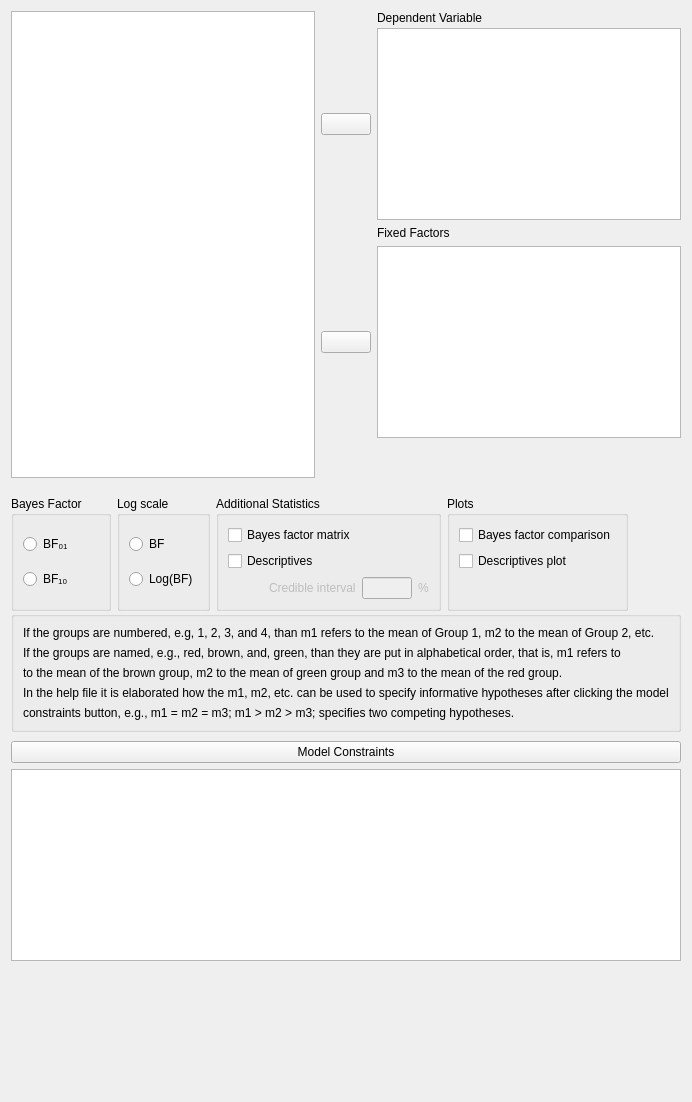
<?xml version="1.0" encoding="UTF-8"?>
<ui version="4.0">
 <class>BainAnovaBayesianForm</class>
 <widget class="QWidget" name="BainAnovaBayesianForm">
  <property name="geometry">
   <rect>
    <x>0</x>
    <y>0</y>
    <width>655</width>
    <height>1102</height>
   </rect>
  </property>
  <property name="sizePolicy">
   <sizepolicy hsizetype="Fixed" vsizetype="Preferred">
    <horstretch>0</horstretch>
    <verstretch>0</verstretch>
   </sizepolicy>
  </property>
  <property name="windowTitle">
   <string>Form</string>
  </property>
  <layout class="QGridLayout" name="gridLayout">
   <property name="verticalSpacing">
    <number>0</number>
   </property>
   <item row="6" column="0">
    <spacer name="verticalSpacer_4">
     <property name="orientation">
      <enum>Qt::Vertical</enum>
     </property>
     <property name="sizeHint" stdset="0">
      <size>
       <width>20</width>
       <height>40</height>
      </size>
     </property>
    </spacer>
   </item>
   <item row="5" column="0">
    <widget class="QWidget" name="constraintsWidget" native="true">
     <layout class="QGridLayout" name="gridLayout_10">
      <property name="leftMargin">
       <number>0</number>
      </property>
      <property name="rightMargin">
       <number>0</number>
      </property>
      <property name="bottomMargin">
       <number>3</number>
      </property>
      <item row="2" column="0">
       <widget class="ExpanderButton" name="constraintsExpander">
        <property name="text">
         <string>Model Constraints</string>
        </property>
       </widget>
      </item>
      <item row="4" column="0">
       <widget class="QWidget" name="model_constraints" native="true">
        <layout class="QGridLayout" name="gridLayout_15">
         <property name="leftMargin">
          <number>0</number>
         </property>
         <property name="topMargin">
          <number>0</number>
         </property>
         <property name="rightMargin">
          <number>0</number>
         </property>
         <property name="bottomMargin">
          <number>0</number>
         </property>
         <item row="0" column="1">
          <widget class="BainTextEdit" name="model"/>
         </item>
        </layout>
       </widget>
      </item>
     </layout>
    </widget>
   </item>
   <item row="1" column="0">
    <widget class="QWidget" name="widget_10" native="true">
     <property name="sizePolicy">
      <sizepolicy hsizetype="Fixed" vsizetype="Fixed">
       <horstretch>0</horstretch>
       <verstretch>0</verstretch>
      </sizepolicy>
     </property>
     <layout class="QGridLayout" name="gridLayout_4">
      <property name="leftMargin">
       <number>0</number>
      </property>
      <property name="rightMargin">
       <number>0</number>
      </property>
      <property name="bottomMargin">
       <number>0</number>
      </property>
      <item row="0" column="1">
       <widget class="BoundGroupBox" name="logScale">
        <property name="title">
         <string>Log scale</string>
        </property>
        <layout class="QGridLayout" name="gridLayout_11">
         <item row="0" column="0">
          <widget class="QRadioButton" name="BF">
           <property name="text">
            <string>BF</string>
           </property>
          </widget>
         </item>
         <item row="1" column="0">
          <widget class="QRadioButton" name="logBF">
           <property name="text">
            <string>Log(BF)</string>
           </property>
          </widget>
         </item>
        </layout>
       </widget>
      </item>
      <item row="0" column="0">
       <widget class="BoundGroupBox" name="bayesFactorType">
        <property name="sizePolicy">
         <sizepolicy hsizetype="Preferred" vsizetype="Minimum">
          <horstretch>0</horstretch>
          <verstretch>0</verstretch>
         </sizepolicy>
        </property>
        <property name="title">
         <string>Bayes Factor</string>
        </property>
        <property name="flat">
         <bool>false</bool>
        </property>
        <layout class="QGridLayout" name="gridLayout_13">
         <item row="1" column="0">
          <widget class="QRadioButton" name="_1">
           <property name="text">
            <string>BF₀₁</string>
           </property>
          </widget>
         </item>
         <item row="2" column="0">
          <widget class="QRadioButton" name="_2">
           <property name="text">
            <string>BF₁₀</string>
           </property>
          </widget>
         </item>
        </layout>
       </widget>
      </item>
      <item row="0" column="3">
       <widget class="BoundGroupBox" name="groupBox_2">
        <property name="title">
         <string>Plots</string>
        </property>
        <layout class="QFormLayout" name="formLayout">
         <item row="0" column="0">
          <widget class="BoundCheckBox" name="BFplot">
           <property name="text">
            <string>Bayes factor comparison</string>
           </property>
          </widget>
         </item>
         <item row="1" column="0">
          <widget class="BoundCheckBox" name="plotDescriptives">
           <property name="text">
            <string>Descriptives plot</string>
           </property>
          </widget>
         </item>
        </layout>
       </widget>
      </item>
      <item row="0" column="2">
       <widget class="GroupBox" name="groupBox_3">
        <property name="title">
         <string>Additional Statistics</string>
        </property>
        <layout class="QGridLayout" name="gridLayout_2">
         <item row="0" column="0" colspan="2">
          <widget class="BoundCheckBox" name="BFmatrix">
           <property name="text">
            <string>Bayes factor matrix</string>
           </property>
          </widget>
         </item>
         <item row="1" column="0" colspan="2">
          <widget class="BoundCheckBox" name="descriptives">
           <property name="text">
            <string>Descriptives</string>
           </property>
          </widget>
         </item>
         <item row="2" column="0">
          <spacer name="horizontalSpacer">
           <property name="orientation">
            <enum>Qt::Horizontal</enum>
           </property>
           <property name="sizeHint" stdset="0">
            <size>
             <width>20</width>
             <height>20</height>
            </size>
           </property>
          </spacer>
         </item>
         <item row="2" column="1">
          <widget class="QLabel" name="label_3">
           <property name="enabled">
            <bool>false</bool>
           </property>
           <property name="text">
            <string>Credible interval</string>
           </property>
          </widget>
         </item>
         <item row="2" column="2">
          <widget class="BoundTextBox" name="CredibleInterval">
           <property name="enabled">
            <bool>false</bool>
           </property>
           <property name="maximumSize">
            <size>
             <width>50</width>
             <height>16777215</height>
            </size>
           </property>
          </widget>
         </item>
         <item row="2" column="3">
          <widget class="QLabel" name="label_4">
           <property name="enabled">
            <bool>false</bool>
           </property>
           <property name="text">
            <string>%</string>
           </property>
          </widget>
         </item>
        </layout>
       </widget>
      </item>
     </layout>
    </widget>
   </item>
   <item row="0" column="0">
    <widget class="QWidget" name="topWidget" native="true">
     <property name="sizePolicy">
      <sizepolicy hsizetype="Preferred" vsizetype="Fixed">
       <horstretch>0</horstretch>
       <verstretch>0</verstretch>
      </sizepolicy>
     </property>
     <layout class="QGridLayout" name="gridLayout_3">
      <property name="leftMargin">
       <number>0</number>
      </property>
      <property name="topMargin">
       <number>0</number>
      </property>
      <property name="rightMargin">
       <number>0</number>
      </property>
      <property name="verticalSpacing">
       <number>3</number>
      </property>
      <item row="0" column="0" rowspan="8">
       <widget class="AvailableFieldsListView" name="listAvailableFields">
        <property name="sizePolicy">
         <sizepolicy hsizetype="Expanding" vsizetype="Preferred">
          <horstretch>0</horstretch>
          <verstretch>0</verstretch>
         </sizepolicy>
        </property>
        <property name="minimumSize">
         <size>
          <width>210</width>
          <height>0</height>
         </size>
        </property>
        <property name="maximumSize">
         <size>
          <width>16777215</width>
          <height>16777215</height>
         </size>
        </property>
        <property name="selectionMode">
         <enum>QAbstractItemView::ExtendedSelection</enum>
        </property>
       </widget>
      </item>
      <item row="0" column="2">
       <widget class="QLabel" name="label">
        <property name="text">
         <string>Dependent Variable</string>
        </property>
       </widget>
      </item>
      <item row="1" column="2">
       <widget class="boundSingleItemView" name="dependent">
        <property name="sizePolicy">
         <sizepolicy hsizetype="Expanding" vsizetype="Fixed">
          <horstretch>0</horstretch>
          <verstretch>0</verstretch>
         </sizepolicy>
        </property>
        <property name="minimumSize">
         <size>
          <width>0</width>
          <height>0</height>
         </size>
        </property>
        <property name="maximumSize">
         <size>
          <width>16777215</width>
          <height>16777215</height>
         </size>
        </property>
        <property name="selectionMode">
         <enum>QAbstractItemView::ExtendedSelection</enum>
        </property>
       </widget>
      </item>
      <item row="3" column="2">
       <widget class="QLabel" name="label_2">
        <property name="text">
         <string>Fixed Factors</string>
        </property>
       </widget>
      </item>
      <item row="1" column="1">
       <widget class="AssignButton" name="buttonAssignDependent">
        <property name="sizePolicy">
         <sizepolicy hsizetype="Fixed" vsizetype="Fixed">
          <horstretch>0</horstretch>
          <verstretch>0</verstretch>
         </sizepolicy>
        </property>
        <property name="minimumSize">
         <size>
          <width>50</width>
          <height>0</height>
         </size>
        </property>
        <property name="maximumSize">
         <size>
          <width>50</width>
          <height>16777215</height>
         </size>
        </property>
        <property name="text">
         <string/>
        </property>
       </widget>
      </item>
      <item row="7" column="2">
       <spacer name="verticalSpacer_5">
        <property name="orientation">
         <enum>Qt::Vertical</enum>
        </property>
        <property name="sizeHint" stdset="0">
         <size>
          <width>20</width>
          <height>40</height>
         </size>
        </property>
       </spacer>
      </item>
      <item row="5" column="2" rowspan="2">
       <widget class="boundSingleItemView" name="fixedFactors">
        <property name="sizePolicy">
         <sizepolicy hsizetype="Expanding" vsizetype="Fixed">
          <horstretch>0</horstretch>
          <verstretch>0</verstretch>
         </sizepolicy>
        </property>
        <property name="minimumSize">
         <size>
          <width>0</width>
          <height>0</height>
         </size>
        </property>
        <property name="maximumSize">
         <size>
          <width>16777215</width>
          <height>16777215</height>
         </size>
        </property>
        <property name="selectionMode">
         <enum>QAbstractItemView::ExtendedSelection</enum>
        </property>
       </widget>
      </item>
      <item row="7" column="1">
       <spacer name="verticalSpacer_2">
        <property name="orientation">
         <enum>Qt::Vertical</enum>
        </property>
        <property name="sizeHint" stdset="0">
         <size>
          <width>20</width>
          <height>0</height>
         </size>
        </property>
       </spacer>
      </item>
      <item row="5" column="1" rowspan="2">
       <widget class="AssignButton" name="buttonAssignFixed">
        <property name="sizePolicy">
         <sizepolicy hsizetype="Fixed" vsizetype="Fixed">
          <horstretch>0</horstretch>
          <verstretch>0</verstretch>
         </sizepolicy>
        </property>
        <property name="minimumSize">
         <size>
          <width>50</width>
          <height>0</height>
         </size>
        </property>
        <property name="maximumSize">
         <size>
          <width>50</width>
          <height>16777215</height>
         </size>
        </property>
        <property name="text">
         <string/>
        </property>
       </widget>
      </item>
     </layout>
    </widget>
   </item>
   <item row="3" column="0">
    <widget class="QWidget" name="widget_11" native="true">
     <layout class="QGridLayout" name="gridLayout_6">
      <property name="leftMargin">
       <number>0</number>
      </property>
      <property name="topMargin">
       <number>0</number>
      </property>
      <property name="rightMargin">
       <number>0</number>
      </property>
      <property name="bottomMargin">
       <number>0</number>
      </property>
      <property name="verticalSpacing">
       <number>0</number>
      </property>
     </layout>
    </widget>
   </item>
   <item row="2" column="0">
    <widget class="BoundGroupBox" name="groupBox">
     <property name="title">
      <string/>
     </property>
     <layout class="QGridLayout" name="gridLayout_5">
      <item row="0" column="0">
       <widget class="QLabel" name="label_5">
        <property name="text">
         <string>If the groups are numbered, e.g, 1, 2, 3, and 4, than m1 refers to the mean of Group 1, m2 to the mean of Group 2, etc.</string>
        </property>
       </widget>
      </item>
      <item row="2" column="0">
       <widget class="QLabel" name="label_7">
        <property name="text">
         <string>to the mean of the brown group, m2 to the mean of green group and m3 to the mean of the red group.</string>
        </property>
       </widget>
      </item>
      <item row="3" column="0">
       <widget class="QLabel" name="label_8">
        <property name="text">
         <string>In the help file it is elaborated how the m1, m2, etc. can be used to specify informative hypotheses after clicking the model</string>
        </property>
       </widget>
      </item>
      <item row="1" column="0">
       <widget class="QLabel" name="label_6">
        <property name="text">
         <string>If the groups are named, e.g., red, brown, and, green, than they are put in alphabetical order, that is, m1 refers to </string>
        </property>
       </widget>
      </item>
      <item row="4" column="0">
       <widget class="QLabel" name="label_9">
        <property name="text">
         <string>constraints button, e.g., m1 = m2 = m3; m1 &gt; m2 &gt; m3; specifies two competing hypotheses.</string>
        </property>
       </widget>
      </item>
     </layout>
    </widget>
   </item>
  </layout>
 </widget>
 <customwidgets>
  <customwidget>
   <class>BoundCheckBox</class>
   <extends>QCheckBox</extends>
   <header>widgets/boundcheckbox.h</header>
  </customwidget>
  <customwidget>
   <class>BoundGroupBox</class>
   <extends>QGroupBox</extends>
   <header>widgets/boundgroupbox.h</header>
   <container>1</container>
  </customwidget>
  <customwidget>
   <class>ExpanderButton</class>
   <extends>QPushButton</extends>
   <header>widgets/expanderbutton.h</header>
  </customwidget>
  <customwidget>
   <class>GroupBox</class>
   <extends>QGroupBox</extends>
   <header>widgets/groupbox.h</header>
   <container>1</container>
  </customwidget>
  <customwidget>
   <class>BoundTextBox</class>
   <extends>QLineEdit</extends>
   <header>widgets/boundtextbox.h</header>
  </customwidget>
  <customwidget>
   <class>AssignButton</class>
   <extends>QPushButton</extends>
   <header>widgets/assignbutton.h</header>
  </customwidget>
  <customwidget>
   <class>AvailableFieldsListView</class>
   <extends>QListView</extends>
   <header>widgets/availablefieldslistview.h</header>
  </customwidget>
  <customwidget>
   <class>boundSingleItemView</class>
   <extends>QListView</extends>
   <header>widgets/boundsingleitemview.h</header>
  </customwidget>
  <customwidget>
   <class>BainTextEdit</class>
   <extends>QPlainTextEdit</extends>
   <header location="global">widgets/baintextedit.h</header>
  </customwidget>
 </customwidgets>
 <resources/>
 <connections>
  <connection>
   <sender>descriptives</sender>
   <signal>toggled(bool)</signal>
   <receiver>label_3</receiver>
   <slot>setEnabled(bool)</slot>
   <hints>
    <hint type="sourcelabel">
     <x>244</x>
     <y>414</y>
    </hint>
    <hint type="destinationlabel">
     <x>257</x>
     <y>438</y>
    </hint>
   </hints>
  </connection>
  <connection>
   <sender>descriptives</sender>
   <signal>toggled(bool)</signal>
   <receiver>label_4</receiver>
   <slot>setEnabled(bool)</slot>
   <hints>
    <hint type="sourcelabel">
     <x>244</x>
     <y>414</y>
    </hint>
    <hint type="destinationlabel">
     <x>364</x>
     <y>438</y>
    </hint>
   </hints>
  </connection>
  <connection>
   <sender>descriptives</sender>
   <signal>toggled(bool)</signal>
   <receiver>CredibleInterval</receiver>
   <slot>setEnabled(bool)</slot>
   <hints>
    <hint type="sourcelabel">
     <x>244</x>
     <y>414</y>
    </hint>
    <hint type="destinationlabel">
     <x>327</x>
     <y>438</y>
    </hint>
   </hints>
  </connection>
 </connections>
</ui>
